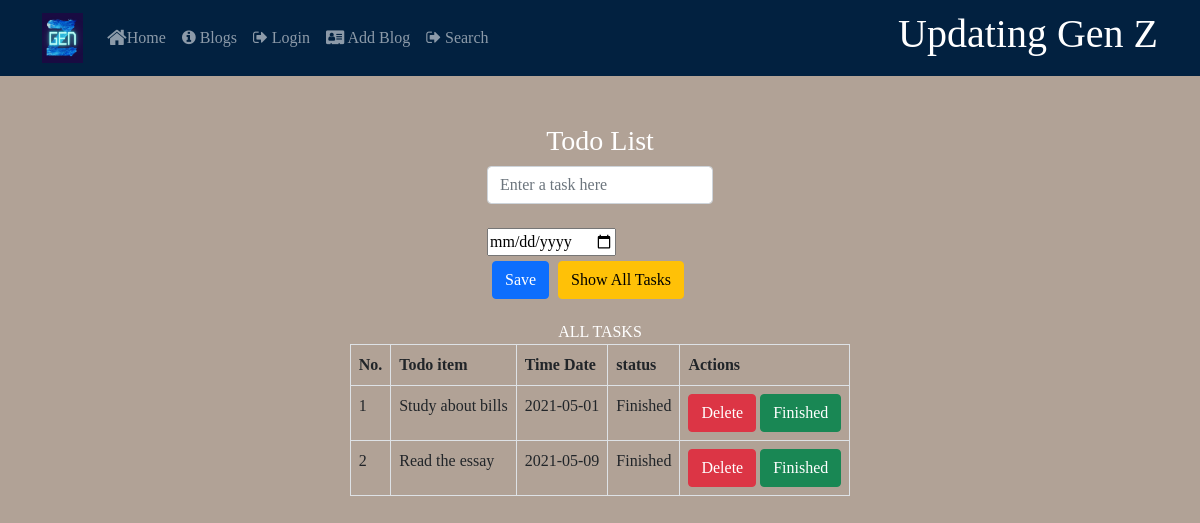
/showtodolist/1, run on an earlier commit of the app's database.
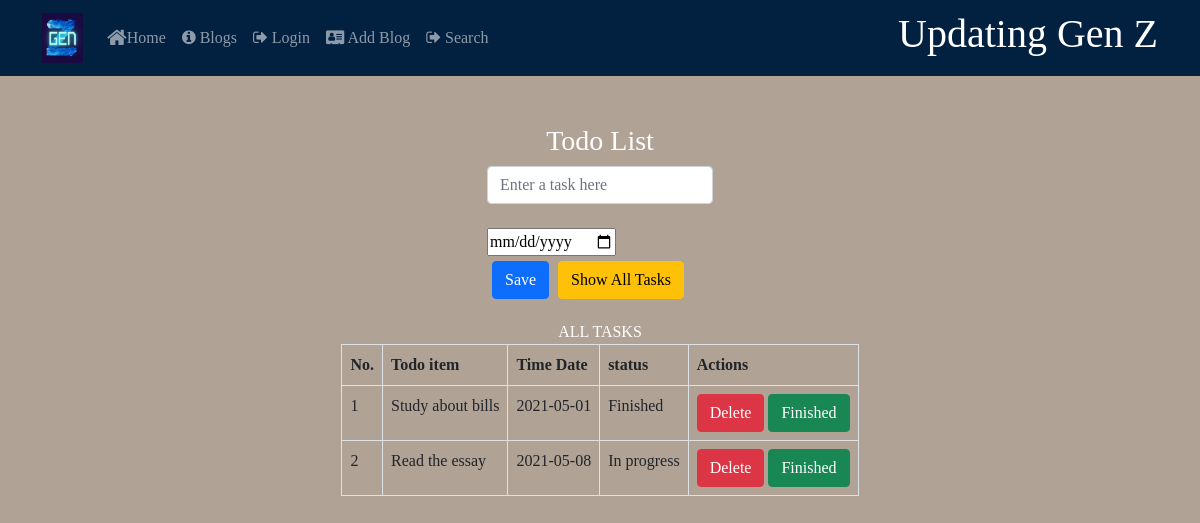
And on a later commit of the database.
### app.py (models this page shows)
class Tasks(db.Model):
    id = db.Column(db.Integer, primary_key=True)
    user_id = db.Column(db.Integer)
    task = db.Column(db.String(200))
    status = db.Column(db.String(10), default="In progress")
    date = db.Column(db.String, nullable=True)

### app.py (the view)
@app.route('/showtodolist/<int:user_id>', methods=['POST', 'GET'])
def showtodolist(user_id):
    user = Users.query.filter_by(id=user_id).first()
    tasklist = Tasks.query.filter_by(user_id=user_id).all()
    return render_template('To-do.html', tasklist=tasklist, current_user=current_user, show=1)

### Templates/To-do.html (shortened to what this page needs)
<!DOCTYPE html>
<html>
<head>
    <link href="https://cdn.jsdelivr.net/npm/bootstrap@5.0.0-beta3/dist/css/bootstrap.min.css" rel="stylesheet">
    <link rel="stylesheet" type="text/css" href="../static/Css/to-do.css">
    <link rel="stylesheet" href="https://cdnjs.cloudflare.com/ajax/libs/font-awesome/4.7.0/css/font-awesome.min.css">
</head>
<body>
	<header>
	    <nav class="navbar navbar-dark navbar-expand-sm fixed-top" style="background: #022140;">
	        <div class="container">
	            <a class="navbar-brand mr-auto" href="#"><img src="../static/img/logo.png" height="50" width="41"></a>
	            <div class="collapse navbar-collapse" id="Navbar">
	               <ul class="navbar-nav mr auto">
	                  <li class="nav-item"><a class="nav-link" href="/"><span class="fa fa-home fa-lg"> </span>Home</a></li>
	                  <li class="nav-item"><a class="nav-link" href="/allblogs"><i class="fa fa-info-circle"></i> </span>Blogs</a></li>
                    {%if not current_user.is_authenticated %}
                    <li class="nav-item"><a class="nav-link" href="/login"><i class="fa fa-sign-out"></i> </span>Login</a></li>
                    {% endif %}
	                  <li class="nav-item"><a class="nav-link" href="/addblog/{{current_user.id}}"><i class="fa fa-address-card"></i> </span>Add Blog</a></li>
	                  <li class="nav-item"><a class="nav-link" href="/searchusers"><i class="fa fa-sign-out"></i> </span>Search</a></li>
	                </ul>
	            </div>
	            <div>
	             <h1 style="color: white;">Updating Gen Z</h1>
	            </div>
	        </div>
	    </nav>
	</header>
    <p><br></p>
    <body>
        <div
        class="app-container d-flex align-items-center justify-content-center flex-column"
        ng-app="myApp"
        ng-controller="myController" style="margin-top: 100px;"      >
        <h3>Todo List</h3>
        <div class="d-flex align-items-center mb-3">
          <form method="POST">
          <div class="form-group mr-3 mb-0">
            <input
              ng-model="yourTask"
              type="text"
              class="form-control"
              id="formGroupExampleInput"
              placeholder="Enter a task here"
              name = 'task'
            />
          <br>
          <input type="date" id="birthdaytime" name="date">
          <br>
          <button
            type="submit"
            formaction="/todolist/{{current_user.id}}"
            class="btn btn-primary mr-3"
            ng-click="saveTask()"
            style="margin: 5px;">
          Save
          </button>
          <button type="submit" formaction="/showtodolist/{{current_user.id}}" class="btn btn-warning" ng-click="getTask()">
          Show All Tasks
          </button>
        </div>
      </form>
        </div>
        {% if show == 1 %}
        ALL TASKS
        <div class="table-responsive">
          <table class="table table-hover table-bordered">
            <thead>
              <tr>
                <th>No.</th>
                <th>Todo item</th>
                <th>Time Date</th>
                <th>status</th>
                <th>Actions</th>
              </tr>
            </thead>
            <tbody>
              {% for task in tasklist  %}
              <tr>
                <td>{{task.id}}</td>
                <td>{{task.task }}</td>
                <td>{{task.date }}</td>
                <td>{{ task.status }}</td>
                <td><form method="POST"><button type="submit" formaction="/deletetask/{{current_user.id}}/{{task.id}}" class="btn btn-danger"">Delete</button>
                  <button type="submit" formaction="/finishtask/{{current_user.id}}/{{task.id}}"  class="btn btn-success">Finished</button></form>
                </td>
              </tr>
              {% endfor %}
            </tbody>
          </table>
        </div>
        {% endif %}
      </div>
    </body>
</html>

### Static/Css/to-do.css (style rules this page uses)
body { font-family: "Baloo 2", cursive; font-size: 16px; color: #ffffff; text-rendering: optimizeLegibility; background: #B1A296; font-weight: initial; }

What changed in the data, as far as the page shows it:
changed Tasks "Read the essay": date "2021-05-09" → "2021-05-08"; status "Finished" → "In progress"
